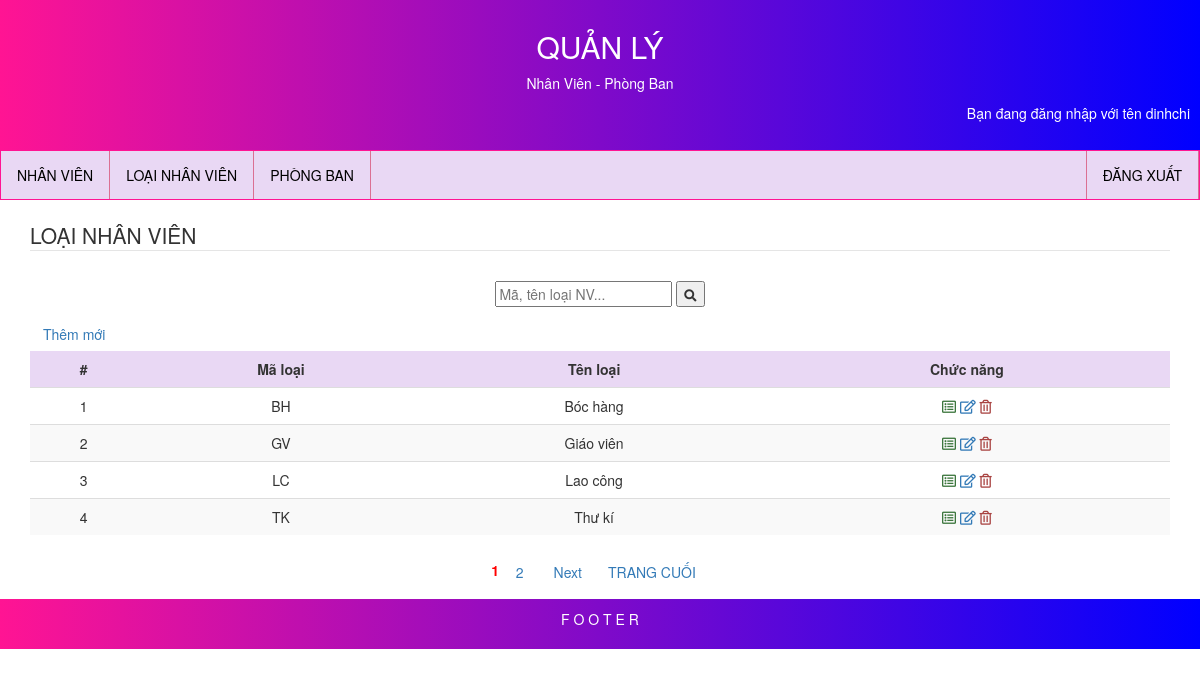
The page /loaiNhanVien.php (signed in) on the database its author committed.
### tables this page shows
CREATE TABLE `loai_nv` (
  `ma_loai_nv` varchar(10) NOT NULL,
  `ten_loai_nv` varchar(50) NOT NULL
);

### loaiNhanVien.php (the view, shortened to what this page needs)
<?php
	include ('include/header.php');
	include ("connection/connect_qlnv.php");
	$dl = "";
	$gt = "";
	$rowPerPage=4;
    $offset=($_GET['page']-1)*$rowPerPage;
	$strSQL = 'SELECT * FROM loai_nv LIMIT '.$offset.','.$rowPerPage;
	$stt=1;
	$result = mysqli_query($dbc,$strSQL);
    while ($row = mysqli_fetch_array($result)){
        $dl .=  "<tr>";
        $dl .=  "<td>$stt</td>";
   	    $dl .=  "<td>$row[ma_loai_nv]</td>";
        $dl .=  "<td>$row[ten_loai_nv]</td>";
        $dl .=  "<td>
        		<a class='edit-btn' href='#'><i class='far fa-list-alt text-success'></i></a>
                <a class='edit-btn' href='#'><i class='far fa-edit text-primary'></i></a>
                <a class='edit-btn' href='#'><i class='far fa-trash-alt text-danger'></i></a>
        </td>";
                $dl .=  "</tr>";
            $stt+=1;
    }
?>
<form method="post">
<fieldset>
	<legend>LOẠI NHÂN VIÊN</legend>
	<div align="center">
		<input type="text" name="gt" placeholder="Mã, tên loại NV..." width="200px" value="<?php if(isset($_POST['gt'])) echo $gt; ?>">
		<button type="submit" name="timKiem"><i class="fas fa-search fa-sm"></i></button>
	</div>
	<a class='btn' href='#'>Thêm mới</a>
	<table class='table table-striped' width='100%'>
        <thead>
                <td><b>#</b></td>
                <td><b>Mã loại</b></td>
                <td><b>Tên loại</b></td>
                <td><b>Chức năng</b></td>
        </thead>
        <tr>
        	<?php echo $dl;?>
        </tr>
    </table>
    <?php
        echo '<center>';
		$re = mysqli_query($dbc, $strSQL);
		$numRow = mysqli_num_rows($re);
		$maxPage = floor($numRow/$rowPerPage)+1;
		for ($i=1 ; $i<=$maxPage ; $i++)
		{ 	if ($i == $_GET['page'])
			{ echo '<b style="color:red">'.$i.'</b> ';
			}
			else
			echo "<a class=btn href=".$_SERVER['PHP_SELF']. "?page=".$i.">".$i."</a> ";
		}
		if ($_GET['page'] < $maxPage){
			echo "<a class=btn href=". $_SERVER['PHP_SELF']."?page=".($_GET['page']+1).">Next</a>";
			echo "<a class=btn href=". $_SERVER['PHP_SELF']."?page=".$maxPage."> TRANG CUỐI</a>";
		}
		echo '</center>';
    ?>
</fieldset>
</form>

### include/style.css (style rules this page uses)
body { margin:0; }
div { padding:10px }
.header, .footer { background-image: linear-gradient(to right ,DeepPink, Blue); color: white; }
thead { background-color: #e9d8f4; font-weight: bold; }
table { text-align: center; }

### rows shown on the page
loai_nv: ma_loai_nv "BH", ten_loai_nv "Bóc hàng"
loai_nv: ma_loai_nv "GV", ten_loai_nv "Giáo viên"
loai_nv: ma_loai_nv "LC", ten_loai_nv "Lao công"
loai_nv: ma_loai_nv "TK", ten_loai_nv "Thư kí"

### other values the page prints
$_SESSION['username'] "dinhchi"
